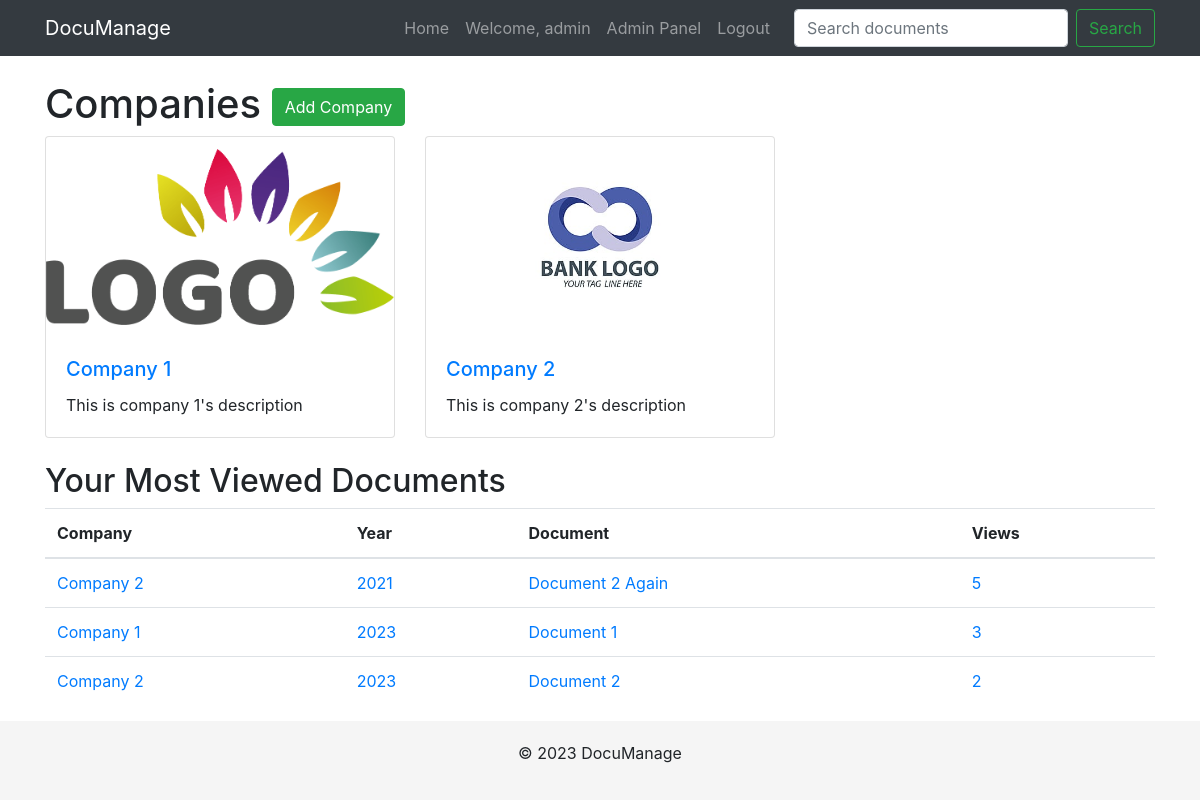
The app's page / (signed in) with its own data.
### documents/models.py (models this page shows, shortened)
class Company(models.Model):
    name = models.CharField(max_length=100)
    description = models.TextField(blank=True)
    logo = models.ImageField(upload_to='company_logos/', blank=True)
    slug = models.SlugField(unique=True, editable=False)  # Make slug not editable
    owner = models.ForeignKey(settings.AUTH_USER_MODEL, on_delete=models.CASCADE)

class DocumentView(models.Model):
    user = models.ForeignKey(User, on_delete=models.CASCADE)
    document = models.ForeignKey(Document, on_delete=models.CASCADE)
    views = models.IntegerField(default=0)
    class Meta:
        unique_together = ('user', 'document')

class Document(models.Model):
    title = models.CharField(max_length=100)
    company = models.ForeignKey(Company, on_delete=models.CASCADE)
    year = models.IntegerField()
    document = models.FileField(upload_to=document_upload_to)
    slug = models.SlugField(unique=True, editable=False)  # Make slug not editable

### documents/views.py (the view)
# urls.py: path('', views.company_list, name='company_list'),
def company_list(request):
    companies = Company.objects.all()
    most_viewed_documents = None
    if request.user.is_authenticated:
        most_viewed_documents = DocumentView.objects.filter(user=request.user).order_by('-views')[:5]
    return render(request, 'documents/company_list.html', {
        'companies': companies,
        'most_viewed_documents': most_viewed_documents
    })

### documents/templates/documents/company_list.html
{% extends "documents/base.html" %}
{% block content %}
    <h1>
        Companies
        {% if request.user.is_authenticated %}
            <a href="{% url 'add_company' %}" class="btn btn-success">Add Company</a>
        {% endif %}
    </h1>
    <div class="row">
        {% for company in companies %}
            <div class="col-md-4 mb-4">
                <div class="card h-100">
                    <a href="{% url 'company_detail' company.slug %}" class="company-logo">
                        {% if company.logo %}
                            <img src="{{ company.logo.url }}" alt="{{ company.name }}" class="card-img-top">
                        {% endif %}
                    </a>
                    <div class="card-body">
                        <h5 class="card-title">
                            <a href="{% url 'company_detail' company.slug %}">{{ company.name }}</a>
                        </h5>
                        <p class="card-text">{{ company.description|truncatewords:20 }}</p>
                    </div>
                </div>
            </div>
        {% endfor %}
    </div>
    {% if most_viewed_documents %}
        <h2>Your Most Viewed Documents</h2>
        <table class="table">
            <thead>
                <tr>
                    <th>Company</th>
                    <th>Year</th>
                    <th>Document</th>
                    <th>Views</th>
                </tr>
            </thead>
            <tbody>
                {% for view in most_viewed_documents %}
                    <tr class="clickable-row" onclick="window.location='{% url 'document_detail' view.document.company.slug view.document.year view.document.slug %}';">
                        <td>{{ view.document.company.name }}</td>
                        <td>{{ view.document.year }}</td>
                        <td>{{ view.document.title }}</td>
                        <td>{{ view.views }}</td>
                    </tr>
                {% endfor %}
            </tbody>
        </table>
    {% endif %}
{% endblock %}

### documents/templates/documents/base.html (shortened to what this page needs)
<!DOCTYPE html>
<html>
<head>
    <link rel="stylesheet" href="https://stackpath.bootstrapcdn.com/bootstrap/4.3.1/css/bootstrap.min.css">
</head>
<body>
    <nav class="navbar navbar-expand-md navbar-dark bg-dark fixed-top">
        <div class="container">
            <a class="navbar-brand" href="{% url 'company_list' %}">DocuManage</a>
            <div class="collapse navbar-collapse" id="navbarNav">
                <ul class="navbar-nav ml-auto">
                    <li class="nav-item">
                        <a class="nav-link" href="{% url 'company_list' %}">Home</a>
                    </li>
                    {% if user.is_authenticated %}
                    <li class="nav-item">
                        <a class="nav-link" href="{% url 'profile' %}">Welcome, {{ user.username }}</a>
                    </li>
                        {% if user.is_superuser %}
                        <li class="nav-item">
                            <a class="nav-link" href="{% url 'admin:index' %}">Admin Panel</a>
                        {% endif %}
                    <li class="nav-item">
                        <a class="nav-link" href="{% url 'logout' %}">Logout</a>
                    </li>
                    {% endif %}
                </ul>
                <form class="form-inline ml-3" method="get" action="{% url 'search_results' %}">
                    <input class="form-control mr-sm-2" type="search" placeholder="Search documents" aria-label="Search" name="query">
                    <button class="btn btn-outline-success my-2 my-sm-0" type="submit">Search</button>
                </form>
            </div>
        </div>
    </nav>
    <div class="container mt-4">
        {% block content %}{% endblock %}
    </div>
    <div class="footer">
        <div class="container">
            <p>&copy; {% now "Y" %} DocuManage</p>
        </div>
    </div>
</body>
</html>

### documents/templates/documents/base.html (style rules this page uses)
body { padding-top: 56px; }
.footer { padding: 20px 0; background-color: #f5f5f5; text-align: center; }
.company-logo { width: 100%; height: 200px; display: flex; justify-content: center; align-items: center; overflow: hidden; }
.company-logo img { max-height: 100%; object-fit: contain; }
.clickable-row { cursor: pointer; color: #007bff; }

### records on screen
Company: logo (picture), name "Company 1", description "This is company 1's description"
Company: logo (picture), name "Company 2", description "This is company 2's description"
DocumentView: document.company.name "Company 2", document.year "2021", document "Document 2 Again", views "5"
DocumentView: document.company.name "Company 1", document.year "2023", document "Document 1", views "3"
DocumentView: document.company.name "Company 2", document.year "2023", document "Document 2", views "2"

### other values on screen
{{ user.username }} "admin"
